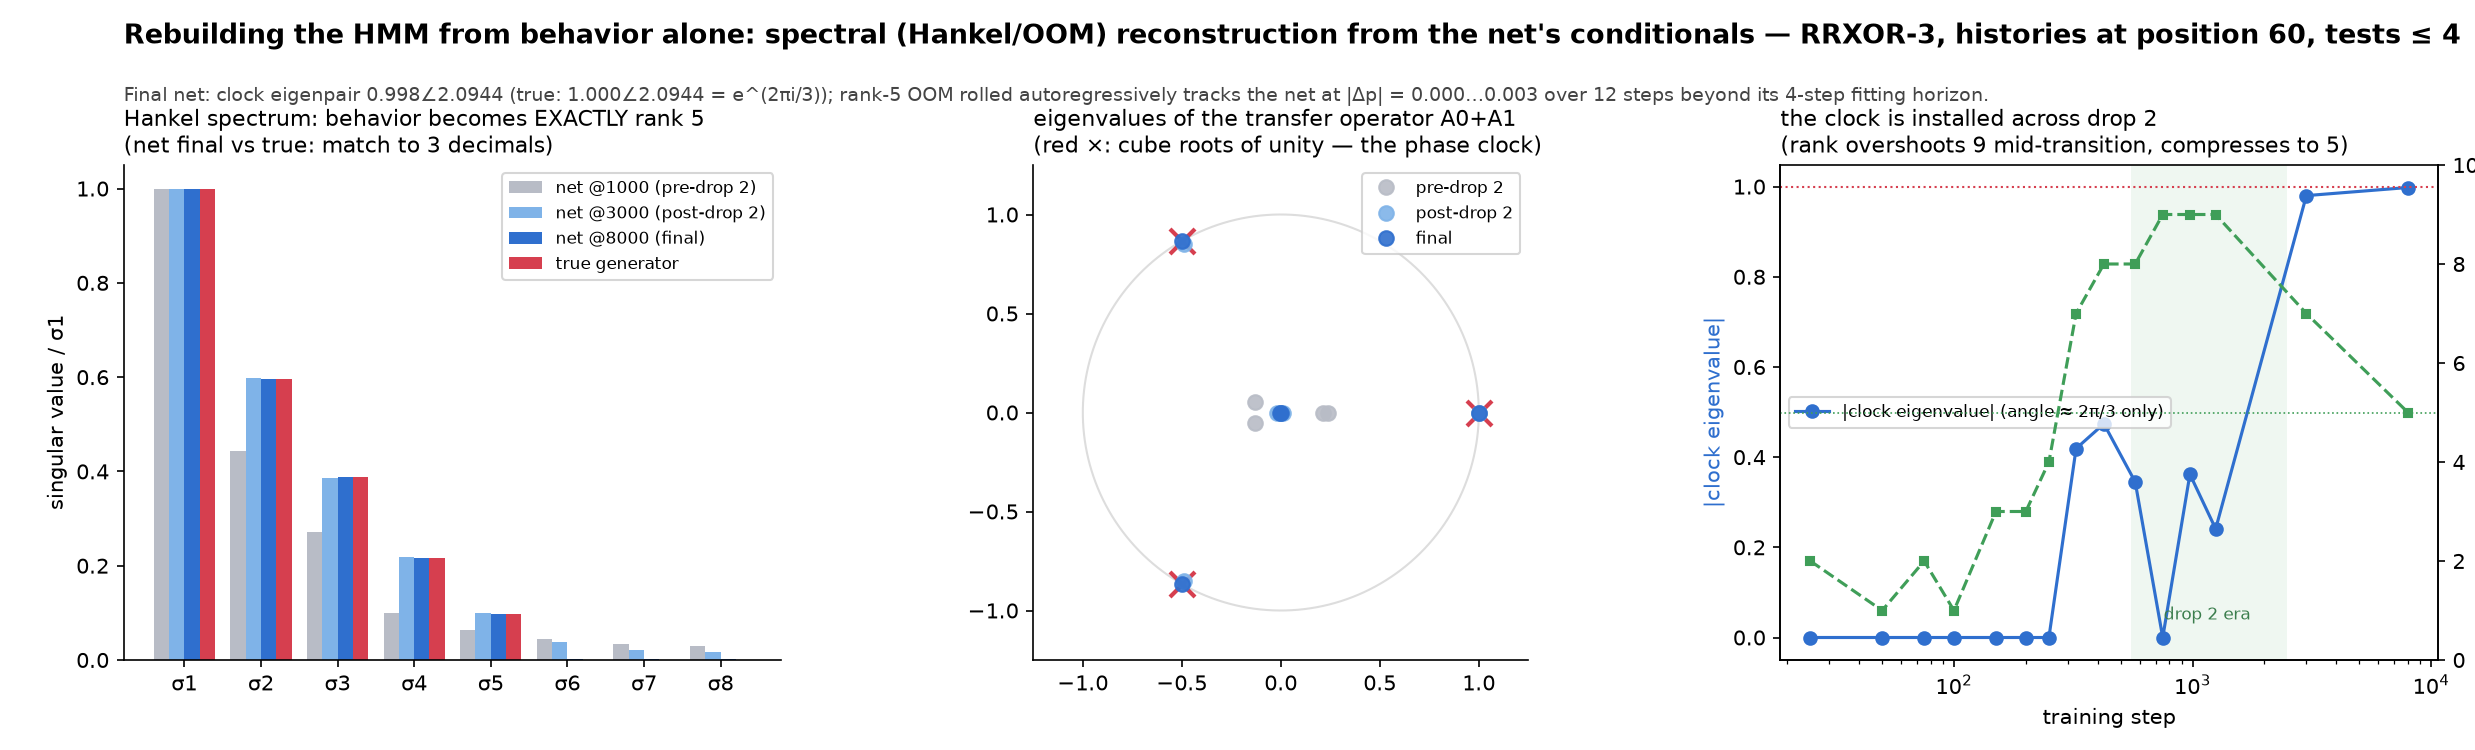

This chart was generated by the following Python code:
"""Rollout validation + figure for the spectral HMM reconstruction (hankel.py)."""
import glob, json, os
import torch
import numpy as np
import matplotlib
matplotlib.use("Agg")
import matplotlib.pyplot as plt
from train import GPT
import hankel as H                      # reuses tables/spectral (runs its prints)

base = os.path.dirname(os.path.abspath(__file__))
dev = "cuda"

# ---- rollout: drive the reconstructed OOM with the real continuation tokens ----
H.load(8000)
tab = H.net_cond_table(H.model)
S, ops, Z, Vh = H.spectral(tab)
seq = H.seq
B, Q0 = H.B, H.Q0
with torch.no_grad():
    lgf = H.model(seq)
p1_net = torch.softmax(lgf[:, :, :2], -1)[:, :, 1].cpu()
z = Z.clone()                            # state at position Q0 (from tests)
errs = []
e1 = torch.zeros(len(H.TESTS)); e1[1] = 1.0   # test '1' -> P(next=1)
for k in range(12):
    yhat = z @ Vh[:5]
    p1 = (yhat @ e1).clamp(1e-4, 1 - 1e-4)
    tok = seq[:, Q0 + k].cpu()
    pn = p1_net[:, Q0 + k - 1]
    errs.append(float((p1 - pn).abs().mean()))
    psig = torch.where(tok.bool(), p1, 1 - p1)
    Anext = torch.where(tok.bool()[:, None, None], ops[1][None], ops[0][None])
    z = torch.einsum("bij,bj->bi", Anext, z) / psig[:, None]
print("rollout |p_OOM - p_net| per step:", [round(e, 4) for e in errs])

tab_true = H.tab_true if hasattr(H, "tab_true") else H.true_cond_table()
S_true, ops_true, _, _ = H.spectral(tab_true)
H.load(1000); S_pre, ops_pre, _, _ = H.spectral(H.net_cond_table(H.model))
H.load(3000); S_post, ops_post, _, _ = H.spectral(H.net_cond_table(H.model))
traj = json.load(open(os.path.join(base, "runs", "seed0", "hankel_traj.json")))

fig, axes = plt.subplots(1, 3, figsize=(16.5, 5.0), facecolor="white")
fig.subplots_adjust(left=0.05, right=0.985, top=0.78, bottom=0.12, wspace=0.26)

ax = axes[0]
W = 0.2
for i, (S_, lab, c) in enumerate([(S_pre, "net @1000 (pre-drop 2)", "#b8bcc6"),
                                  (S_post, "net @3000 (post-drop 2)", "#7fb3e8"),
                                  (S, "net @8000 (final)", "#2f6fce"),
                                  (S_true, "true generator", "#d63f4f")]):
    v = (S_ / S_[0])[:8].numpy()
    ax.bar(np.arange(8) + (i - 1.5) * W, v, W, color=c, label=lab)
ax.set_xticks(range(8)); ax.set_xticklabels([f"σ{i+1}" for i in range(8)])
ax.set_ylabel("singular value / σ1")
ax.set_title("Hankel spectrum: behavior becomes EXACTLY rank 5\n(net final vs true: match to 3 decimals)",
             fontsize=10.5, loc="left")
ax.legend(fontsize=8)
ax.spines[["top", "right"]].set_visible(False)

ax = axes[1]
th = np.linspace(0, 2 * np.pi, 200)
ax.plot(np.cos(th), np.sin(th), color="#ddd", lw=1)
for a in (0, 2 * np.pi / 3, -2 * np.pi / 3):
    ax.plot(np.cos(a), np.sin(a), "x", color="#d63f4f", ms=12, mew=2)
for ops_, lab, c, m in [(ops_pre, "pre-drop 2", "#b8bcc6", "o"),
                        (ops_post, "post-drop 2", "#7fb3e8", "o"),
                        (ops, "final", "#2f6fce", "o")]:
    e = np.linalg.eigvals((ops_[0] + ops_[1]).numpy())
    ax.plot(e.real, e.imag, m, color=c, ms=7, label=lab, alpha=0.9)
ax.set_xlim(-1.25, 1.25); ax.set_ylim(-1.25, 1.25); ax.set_aspect("equal")
ax.set_title("eigenvalues of the transfer operator A0+A1\n(red ×: cube roots of unity — the phase clock)",
             fontsize=10.5, loc="left")
ax.legend(fontsize=8, loc="upper right")
ax.spines[["top", "right"]].set_visible(False)

ax = axes[2]
st = np.array([t["step"] for t in traj], dtype=float); st[st < 25] = 25
mag = [t["mag"] if abs(t["angle"] - 2.094) < 0.45 else 0.0 for t in traj]
ax.plot(st, mag, "o-", color="#2f6fce", label="|clock eigenvalue| (angle ≈ 2π/3 only)")
ax.axhline(1.0, color="#d63f4f", ls=":", lw=1)
ax.axvspan(550, 2500, color="#3f9e58", alpha=0.08, lw=0)
ax.text(1150, 0.04, "drop 2 era", fontsize=8, color="#3a7d4c", ha="center")
ax.set_xscale("log"); ax.set_xlabel("training step")
ax.set_ylabel("|clock eigenvalue|", color="#2f6fce")
ax2 = ax.twinx()
ax2.plot(st, [t["erank"] for t in traj], "s--", color="#3f9e58", ms=4)
ax2.set_ylabel("effective Hankel rank", color="#3f9e58")
ax2.set_ylim(0, 10); ax2.axhline(5, color="#3f9e58", ls=":", lw=0.8)
ax.set_title("the clock is installed across drop 2\n(rank overshoots 9 mid-transition, compresses to 5)",
             fontsize=10.5, loc="left")
ax.legend(fontsize=8, loc="center left")
ax.spines[["top"]].set_visible(False)

fig.suptitle("Rebuilding the HMM from behavior alone: spectral (Hankel/OOM) reconstruction from the net's conditionals — "
             "RRXOR-3, histories at position 60, tests ≤ 4",
             fontsize=13, fontweight="bold", x=0.05, ha="left", y=0.97)
fig.text(0.05, 0.885,
         f"Final net: clock eigenpair 0.998∠2.0944 (true: 1.000∠2.0944 = e^(2πi/3)); rank-5 OOM rolled autoregressively tracks the net at "
         f"|Δp| = {errs[0]:.3f}…{errs[-1]:.3f} over 12 steps beyond its 4-step fitting horizon.",
         fontsize=9.3, color="#444", va="top")
fig.savefig(os.path.join(base, "hankel_fig.png"), dpi=150)
print("saved hankel_fig.png")
